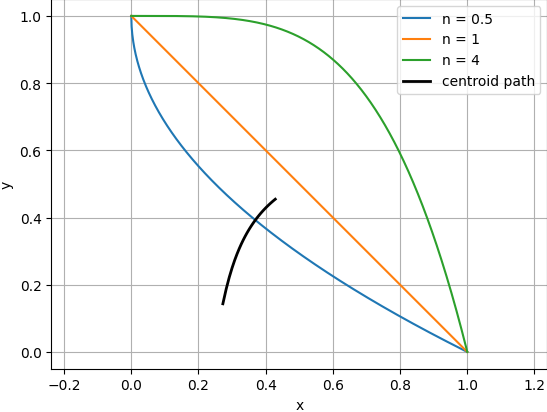

Write the Python code that produced this figure.
import numpy as np
import matplotlib.pyplot as plt

a = 1.0
h = 1.0

x = np.linspace(0.0, a, 1001)
n_values = np.arange(0.2, 5.0 + 1e-9, 0.1)

x_path = []
y_path = []

for n in n_values:
    y = h - (h / (a ** n)) * (x ** n)
    A = np.trapz(y, x)
    x_bar = np.trapz(x * y, x) / A
    y_bar = np.trapz(0.5 * y ** 2, x) / A
    x_path.append(x_bar)
    y_path.append(y_bar)
    print(f"n = {n:.1f}, x_bar = {x_bar:.4f}, y_bar = {y_bar:.4f}")

plt.figure()

for n in [0.5, 1.0, 4.0]:
    y = h - (h / (a ** n)) * (x ** n)
    plt.plot(x, y, label=f"n = {n:g}")

plt.plot(x_path, y_path, "k-", linewidth=2, label="centroid path")

plt.xlabel("x")
plt.ylabel("y")
plt.legend()
plt.grid(True)
plt.axis("equal")
plt.show()
